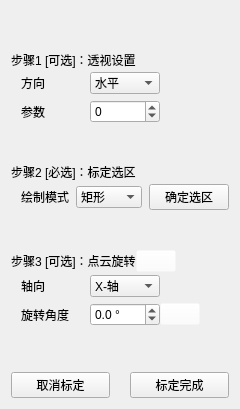
         <widget class="QWidget" name="page_2">
          <layout class="QGridLayout" name="gridLayout_3">
           <property name="horizontalSpacing">
            <number>20</number>
           </property>
           <item row="3" column="1">
            <widget class="QPushButton" name="calibrationCompleted">
             <property name="text">
              <string>标定完成</string>
             </property>
            </widget>
           </item>
           <item row="3" column="0">
            <widget class="QPushButton" name="calibrationCancel">
             <property name="text">
              <string>取消标定</string>
             </property>
            </widget>
           </item>
           <item row="2" column="0" colspan="2">
            <spacer name="verticalSpacer">
             <property name="orientation">
              <enum>Qt::Orientation::Vertical</enum>
             </property>
             <property name="sizeHint" stdset="0">
              <size>
               <width>20</width>
               <height>40</height>
              </size>
             </property>
            </spacer>
           </item>
           <item row="1" column="0" colspan="2">
            <layout class="QGridLayout" name="gridLayout_5">
             <item row="6" column="0">
              <widget class="QLabel" name="label_27">
               <property name="text">
                <string>步骤3 [可选]：点云旋转</string>
               </property>
              </widget>
             </item>
             <item row="7" column="0" colspan="2">
              <layout class="QGridLayout" name="gridLayout_9" columnstretch="1,1,1">
               <property name="leftMargin">
                <number>10</number>
               </property>
               <property name="topMargin">
                <number>3</number>
               </property>
               <property name="verticalSpacing">
                <number>6</number>
               </property>
               <item row="0" column="1">
                <widget class="QComboBox" name="axial">
                 <item>
                  <property name="text">
                   <string>X-轴</string>
                  </property>
                 </item>
                 <item>
                  <property name="text">
                   <string>Y-轴</string>
                  </property>
                 </item>
                 <item>
                  <property name="text">
                   <string>Z-轴</string>
                  </property>
                 </item>
                </widget>
               </item>
               <item row="1" column="1">
                <widget class="QDoubleSpinBox" name="degrees">
                 <property name="suffix">
                  <string> °</string>
                 </property>
                 <property name="decimals">
                  <number>1</number>
                 </property>
                 <property name="minimum">
                  <double>-360.000000000000000</double>
                 </property>
                 <property name="maximum">
                  <double>360.000000000000000</double>
                 </property>
                </widget>
               </item>
               <item row="1" column="0">
                <widget class="QLabel" name="label_17">
                 <property name="text">
                  <string>旋转角度</string>
                 </property>
                </widget>
               </item>
               <item row="0" column="0">
                <widget class="QLabel" name="label_16">
                 <property name="text">
                  <string>轴向</string>
                 </property>
                </widget>
               </item>
               <item row="0" column="2">
                <spacer name="horizontalSpacer_4">
                 <property name="orientation">
                  <enum>Qt::Orientation::Horizontal</enum>
                 </property>
                 <property name="sizeHint" stdset="0">
                  <size>
                   <width>40</width>
                   <height>20</height>
                  </size>
                 </property>
                </spacer>
               </item>
               <item row="1" column="2">
                <layout class="QHBoxLayout" name="horizontalLayout_15">
                 <item>
                  <widget class="QPushButton" name="note2">
                   <property name="toolTip">
                    <string>&lt;html&gt;&lt;head/&gt;&lt;body&gt;&lt;p&gt;正数表示逆时针旋转&lt;/p&gt;&lt;/body&gt;&lt;/html&gt;</string>
                   </property>
                   <property name="styleSheet">
                    <string notr="true">QPushButton {
	color: rgb(255, 255, 255);
	image: url(:/image/notice.svg);
	background-color: rgba(255, 255, 255, 0);
	border-color: rgba(255, 255, 255, 0);
}

QToolTip {
	color: #ffffff;
	background-color: rgba(255, 255, 255, 0);
	border: 0px solid #ffffff;
	font: bold 12px 'Arial';
}</string>
                   </property>
                   <property name="text">
                    <string/>
                   </property>
                   <property name="iconSize">
                    <size>
                     <width>22</width>
                     <height>16</height>
                    </size>
                   </property>
                  </widget>
                 </item>
                 <item>
                  <spacer name="horizontalSpacer_18">
                   <property name="orientation">
                    <enum>Qt::Orientation::Horizontal</enum>
                   </property>
                   <property name="sizeHint" stdset="0">
                    <size>
                     <width>40</width>
                     <height>20</height>
                    </size>
                   </property>
                  </spacer>
                 </item>
                </layout>
               </item>
              </layout>
             </item>
             <item row="2" column="0" colspan="2">
              <spacer name="verticalSpacer_2">
               <property name="orientation">
                <enum>Qt::Orientation::Vertical</enum>
               </property>
               <property name="sizeHint" stdset="0">
                <size>
                 <width>20</width>
                 <height>40</height>
                </size>
               </property>
              </spacer>
             </item>
             <item row="0" column="0" colspan="2">
              <widget class="QLabel" name="label_26">
               <property name="text">
                <string>步骤1 [可选]：透视设置</string>
               </property>
              </widget>
             </item>
             <item row="5" column="0" colspan="2">
              <spacer name="verticalSpacer_6">
               <property name="orientation">
                <enum>Qt::Orientation::Vertical</enum>
               </property>
               <property name="sizeHint" stdset="0">
                <size>
                 <width>20</width>
                 <height>40</height>
                </size>
               </property>
              </spacer>
             </item>
             <item row="4" column="0" colspan="2">
              <layout class="QHBoxLayout" name="horizontalLayout_7" stretch="1,1,1">
               <property name="spacing">
                <number>7</number>
               </property>
               <property name="leftMargin">
                <number>10</number>
               </property>
               <property name="topMargin">
                <number>3</number>
               </property>
               <item>
                <widget class="QLabel" name="label_30">
                 <property name="text">
                  <string>绘制模式</string>
                 </property>
                </widget>
               </item>
               <item>
                <widget class="QComboBox" name="drawModel1">
                 <item>
                  <property name="text">
                   <string>矩形</string>
                  </property>
                 </item>
                 <item>
                  <property name="text">
                   <string>四边形</string>
                  </property>
                 </item>
                </widget>
               </item>
               <item>
                <widget class="QPushButton" name="calibrateArea">
                 <property name="text">
                  <string>确定选区</string>
                 </property>
                </widget>
               </item>
              </layout>
             </item>
             <item row="1" column="0" colspan="2">
              <layout class="QGridLayout" name="gridLayout_8" columnstretch="1,1,1">
               <property name="leftMargin">
                <number>10</number>
               </property>
               <property name="topMargin">
                <number>3</number>
               </property>
               <property name="verticalSpacing">
                <number>6</number>
               </property>
               <item row="1" column="0">
                <widget class="QLabel" name="label_15">
                 <property name="text">
                  <string>参数</string>
                 </property>
                </widget>
               </item>
               <item row="0" column="0">
                <widget class="QLabel" name="label_14">
                 <property name="text">
                  <string>方向</string>
                 </property>
                </widget>
               </item>
               <item row="1" column="1">
                <widget class="QSpinBox" name="levelDirec">
                 <property name="minimum">
                  <number>-1000</number>
                 </property>
                 <property name="maximum">
                  <number>1000</number>
                 </property>
                </widget>
               </item>
               <item row="0" column="2" rowspan="2">
                <spacer name="horizontalSpacer_3">
                 <property name="orientation">
                  <enum>Qt::Orientation::Horizontal</enum>
                 </property>
                 <property name="sizeHint" stdset="0">
                  <size>
                   <width>40</width>
                   <height>20</height>
                  </size>
                 </property>
                </spacer>
               </item>
               <item row="0" column="1">
                <widget class="QComboBox" name="axisDirec">
                 <item>
                  <property name="text">
                   <string>水平</string>
                  </property>
                 </item>
                 <item>
                  <property name="text">
                   <string>垂直</string>
                  </property>
                 </item>
                </widget>
               </item>
              </layout>
             </item>
             <item row="3" column="0" colspan="2">
              <widget class="QLabel" name="label_28">
               <property name="text">
                <string>步骤2 [必选]：标定选区</string>
               </property>
              </widget>
             </item>
             <item row="6" column="1">
              <layout class="QHBoxLayout" name="horizontalLayout_10">
               <item>
                <widget class="QPushButton" name="note1">
                 <property name="toolTip">
                  <string>&lt;html&gt;&lt;head/&gt;&lt;body&gt;&lt;p&gt;  注：旋转是基于当前位置进行的&lt;/p&gt;&lt;/body&gt;&lt;/html&gt;</string>
                 </property>
                 <property name="styleSheet">
                  <string notr="true">QPushButton {
	color: rgb(255, 255, 255);
	image: url(:/image/notice.svg);
	background-color: rgba(255, 255, 255, 0);
	border-color: rgba(255, 255, 255, 0);
}

QToolTip {
	color: #ffffff;
	background-color: rgba(255, 255, 255, 0);
	border: 0px solid #ffffff;
	font: bold 12px 'Arial';
}</string>
                 </property>
                 <property name="text">
                  <string/>
                 </property>
                 <property name="iconSize">
                  <size>
                   <width>22</width>
                   <height>16</height>
                  </size>
                 </property>
                </widget>
               </item>
               <item>
                <spacer name="horizontalSpacer_16">
                 <property name="orientation">
                  <enum>Qt::Orientation::Horizontal</enum>
                 </property>
                 <property name="sizeHint" stdset="0">
                  <size>
                   <width>40</width>
                   <height>20</height>
                  </size>
                 </property>
                </spacer>
               </item>
              </layout>
             </item>
            </layout>
           </item>
           <item row="0" column="0" colspan="2">
            <spacer name="verticalSpacer_5">
             <property name="orientation">
              <enum>Qt::Orientation::Vertical</enum>
             </property>
             <property name="sizeHint" stdset="0">
              <size>
               <width>20</width>
               <height>40</height>
              </size>
             </property>
            </spacer>
           </item>
          </layout>
         </widget>
